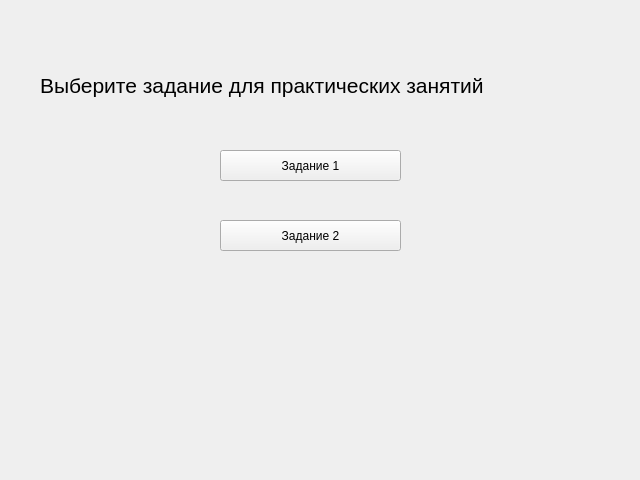
<?xml version="1.0" encoding="UTF-8"?>
<ui version="4.0">
 <class>MainWindow</class>
 <widget class="QMainWindow" name="MainWindow">
  <property name="geometry">
   <rect>
    <x>0</x>
    <y>0</y>
    <width>640</width>
    <height>480</height>
   </rect>
  </property>
  <property name="windowTitle">
   <string>Расчет и проектирование средств защиты от шума</string>
  </property>
  <widget class="QWidget" name="centralwidget">
   <widget class="QLabel" name="task_selection_lable">
    <property name="geometry">
     <rect>
      <x>40</x>
      <y>40</y>
      <width>591</width>
      <height>91</height>
     </rect>
    </property>
    <property name="font">
     <font>
      <pointsize>16</pointsize>
     </font>
    </property>
    <property name="text">
     <string>Выберите задание для практических занятий</string>
    </property>
   </widget>
   <widget class="QPushButton" name="task_1">
    <property name="geometry">
     <rect>
      <x>220</x>
      <y>150</y>
      <width>181</width>
      <height>31</height>
     </rect>
    </property>
    <property name="text">
     <string>Задание 1</string>
    </property>
   </widget>
   <widget class="QPushButton" name="task_2">
    <property name="geometry">
     <rect>
      <x>220</x>
      <y>220</y>
      <width>181</width>
      <height>31</height>
     </rect>
    </property>
    <property name="text">
     <string>Задание 2</string>
    </property>
   </widget>
  </widget>
 </widget>
 <resources/>
 <connections/>
</ui>
